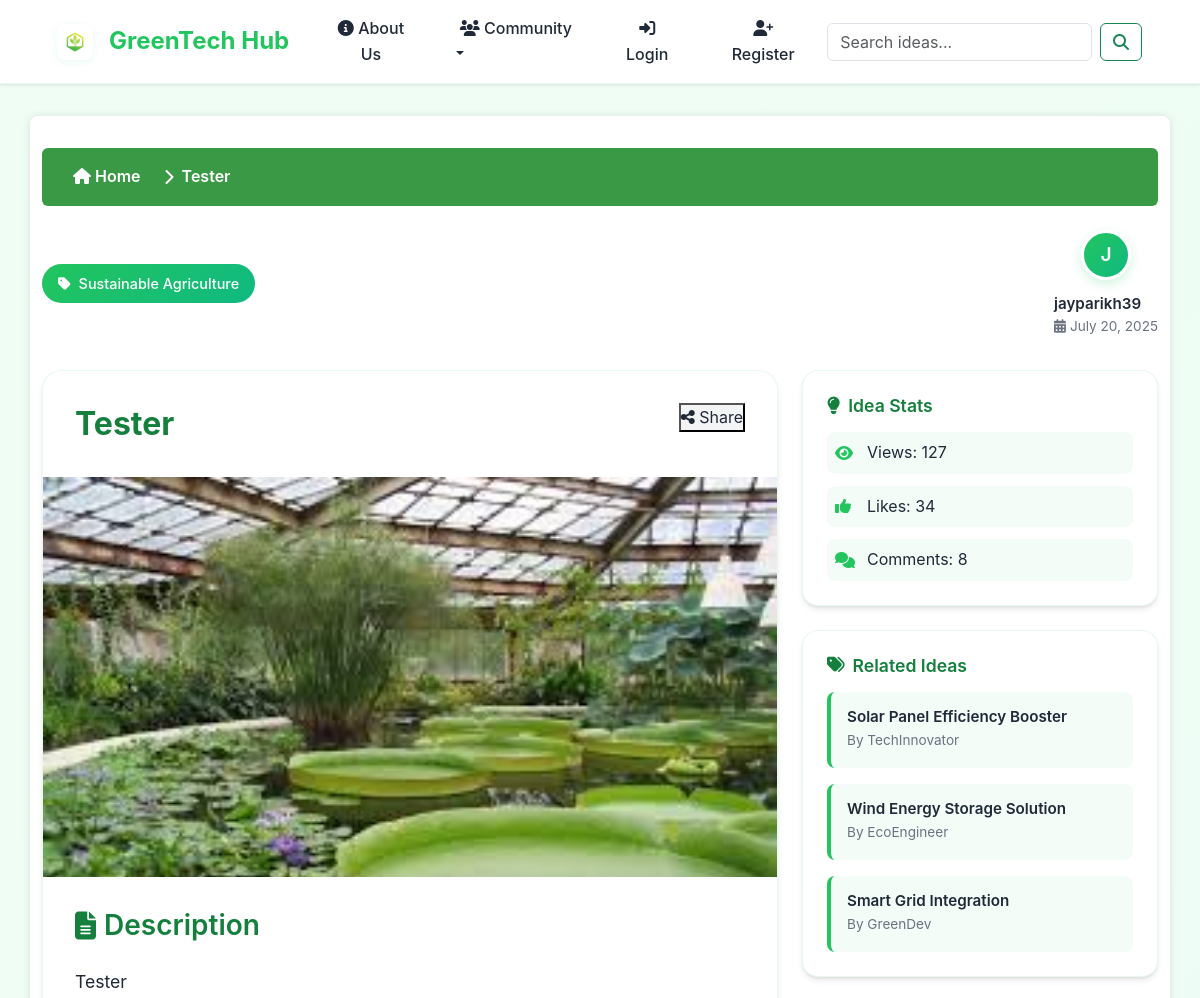
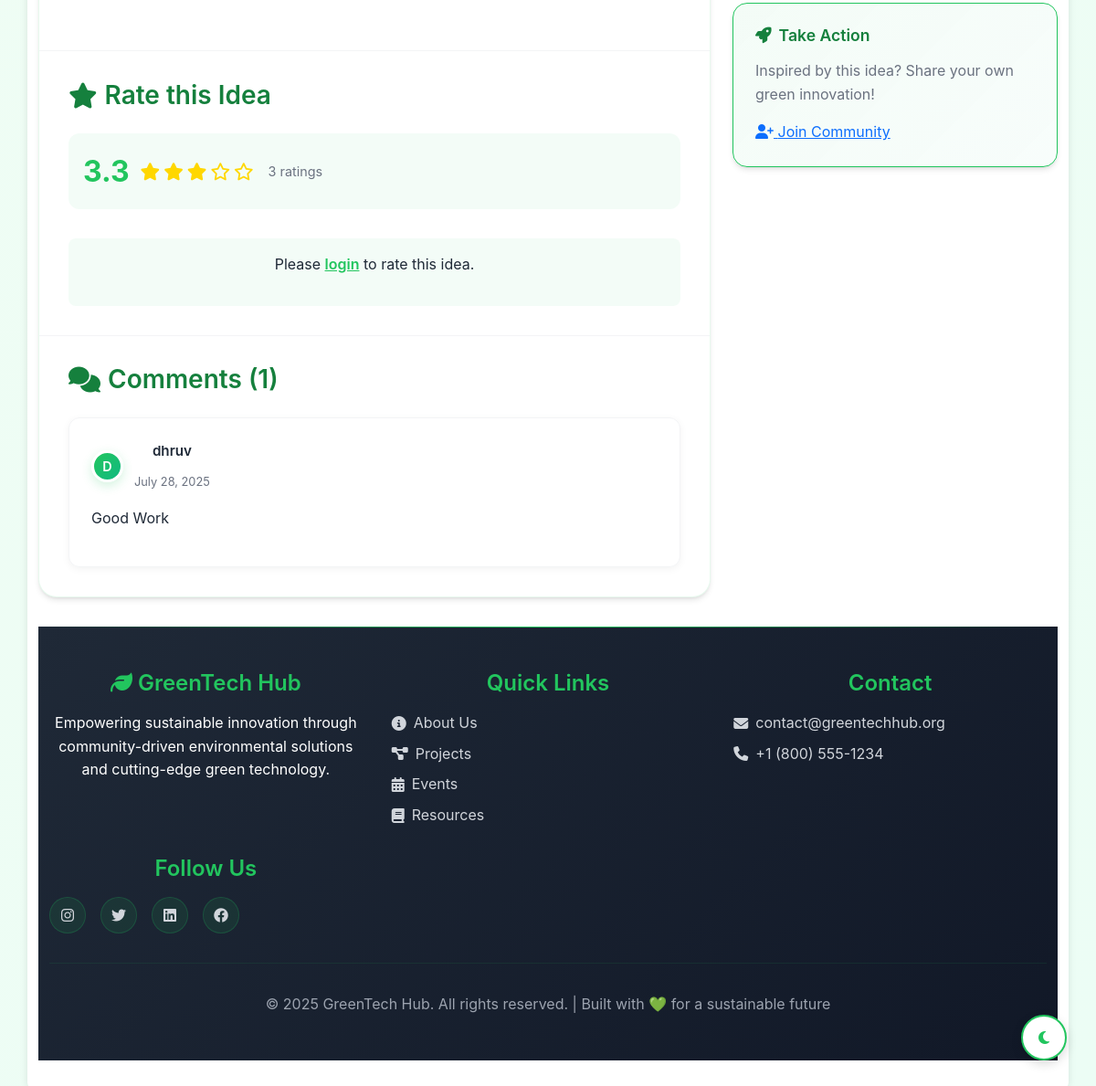
Page /idea/2/ on the committed database (2 pictures, top to bottom).
### green_app/models.py (models this page shows, shortened)
class GreenIdea(models.Model):
    title = models.CharField(max_length=200)
    description = models.TextField()
    submitted_by = models.ForeignKey(User, on_delete=models.CASCADE)
    category = models.ForeignKey(Category, on_delete=models.SET_NULL, null=True)
    image = models.ImageField(upload_to='idea_images/', blank=True, null=True)
    submission_date = models.DateTimeField(auto_now_add=True)
    is_featured = models.BooleanField(default=False)
    views_count = models.IntegerField(default=0)

class Category(models.Model):
    name = models.CharField(max_length=100)
    description = models.TextField()
    created_at = models.DateTimeField(auto_now_add=True)

class Comment(models.Model):
    idea = models.ForeignKey(GreenIdea, on_delete=models.CASCADE, related_name='comments')
    author = models.ForeignKey(User, on_delete=models.CASCADE)
    content = models.TextField()
    created_at = models.DateTimeField(auto_now_add=True)
    is_approved = models.BooleanField(default=True)

### green_app/views.py (the view)
# urls.py: path('idea/<int:pk>/', views.IdeaDetailView.as_view(), name='idea_detail'),
class IdeaDetailView(DetailView):
    model = GreenIdea
    template_name = 'green_app/idea_detail.html'
    def get_context_data(self, **kwargs):
        context = super().get_context_data(**kwargs)
        idea = self.get_object()
        idea.views_count += 1
        idea.save()
        context['comments'] = idea.comments.filter(is_approved=True).order_by('-created_at')
        context['comment_form'] = CommentForm()
        context['rating_form'] = RatingForm()
        context['average_rating'] = idea.ratings.aggregate(Avg('rating'))['rating__avg']
        context['total_ratings'] = idea.ratings.count()
        context['related_projects'] = idea.projects.all()[:3]
        return context

### green_app/forms.py
class CommentForm(forms.ModelForm):
    class Meta:
        model = Comment
        fields = ['content']
        widgets = {
            'content': forms.Textarea(attrs={'rows': 3, 'placeholder': 'Write your comment here...'}),
        }

class RatingForm(forms.ModelForm):
    class Meta:
        model = Rating
        fields = ['rating']
        widgets = {
            'rating': forms.Select(choices=[(i, f'{i} Star{"s" if i != 1 else ""}') for i in range(1, 6)]),
        }

### templates/green_app/idea_detail.html (shortened to what this page needs)
{% extends 'green_app/base.html' %}
{% block content %}
<div class="detail-container fade-in-up">
    <div class="detail-header">
        <nav class="breadcrumb-nav">
            <a href="{% url 'index' %}" class="breadcrumb-link">
                <i class="fas fa-home"></i>
                Home
            </a>
            <i class="fas fa-chevron-right"></i>
            <span class="breadcrumb-current">{{ object.title|truncatechars:30 }}</span>
        </nav>
        <div class="idea-meta">
            <div class="category-badge">
                <i class="fas fa-tag"></i>
                {{ object.category.name }}
            </div>
            <div class="submission-info">
                <div class="author-info">
                    <div class="author-avatar">
                        {{ object.submitted_by.username|first|upper }}
                    </div>
                    <div class="author-details">
                        <div class="author-name">{{ object.submitted_by.username }}</div>
                        <div class="submission-date">
                            <i class="fas fa-calendar-alt"></i>
                            {{ object.submission_date|date:"F d, Y" }}
                        </div>
                    </div>
                </div>
            </div>
        </div>
    </div>
    <div class="row">
        <div class="col-lg-8">
            <div class="idea-card">
                <div class="idea-header">
                    <h1 class="idea-title">{{ object.title }}</h1>
                    <div class="idea-actions">
                        <button type="button" class="btn-modern btn-share" onclick="shareIdea()">
                            <i class="fas fa-share-alt"></i>
                            Share
                        </button>
                    </div>
                </div>
                {% if object.image %}
                <div class="idea-image-wrapper">
                    <img src="{{ object.image.url }}" class="idea-image" alt="{{ object.title }}">
                </div>
                {% endif %}
                <div class="idea-content">
                    <div class="content-header">
                        <h3><i class="fas fa-file-alt"></i> Description</h3>
                    </div>
                    <div class="description-text">
                        {{ object.description|linebreaks }}
                    </div>
                </div>
                <div class="rating-section">
                    <div class="content-header">
                        <h3><i class="fas fa-star"></i> Rate this Idea</h3>
                    </div>
                    <div class="rating-stats">
                        <div class="average-rating">
                            <div class="rating-display">
                                {% if average_rating %}
                                    <span class="rating-number">{{ average_rating|floatformat:1 }}</span>
                                    <div class="stars">
                                        {% for i in "12345" %}
                                            {% if forloop.counter <= average_rating %}
                                                <i class="fas fa-star filled"></i>
                                            {% elif forloop.counter <= average_rating|add:0.5 %}
                                                <i class="fas fa-star-half-alt filled"></i>
                                            {% else %}
                                                <i class="far fa-star"></i>
                                            {% endif %}
                                        {% endfor %}
                                    </div>
                                {% else %}
                                    <span class="no-rating">No ratings yet</span>
                                {% endif %}
                            </div>
                            <div class="rating-count">
                                {% if total_ratings %}
                                    <span>{{ total_ratings }} rating{{ total_ratings|pluralize }}</span>
                                {% endif %}
                            </div>
                        </div>
                    </div>
                    {% if user.is_authenticated %}
                        <div class="rating-form-container">
                            <form method="post" action="{% url 'add_rating' object.id %}" class="rating-form">
                                {% csrf_token %}
                                <div class="rating-input">
                                    <label for="{{ rating_form.rating.id_for_label }}">Your Rating:</label>
                                    <div class="star-rating">
                                        {% for i in "12345" %}
                                            <input type="radio" name="{{ rating_form.rating.name }}" value="{{ forloop.counter }}" id="star{{ forloop.counter }}" class="star-input">
                                            <label for="star{{ forloop.counter }}" class="star-label">
                                                <i class="far fa-star"></i>
                                            </label>
                                        {% endfor %}
                                    </div>
                                </div>
                                <button type="submit" class="btn-modern btn-primary">
                                    <i class="fas fa-star"></i>
                                    Submit Rating
                                </button>
                            </form>
                        </div>
                    {% else %}
                        <div class="login-prompt">
                            <p>Please <a href="{% url 'login' %}">login</a> to rate this idea.</p>
                        </div>
                    {% endif %}
                </div>
                <div class="comments-section">
                    <div class="content-header">
                        <h3><i class="fas fa-comments"></i> Comments ({{ comments.count }})</h3>
                    </div>
                    <div class="comments-list">
                        {% for comment in comments %}
                            <div class="comment-item">
                                <div class="comment-header">
                                    <div class="comment-author">
                                        <div class="author-avatar small">
                                            {{ comment.author.username|first|upper }}
                                        </div>
                                        <div class="author-info">
                                            <div class="author-name">{{ comment.author.username }}</div>
                                            <div class="comment-date">{{ comment.created_at|date:"F d, Y" }}</div>
                                        </div>
                                    </div>
                                </div>
                                <div class="comment-content">
                                    {{ comment.content|linebreaks }}
                                </div>
                            </div>
                        {% empty %}
                            <div class="no-comments">
                                <p>No comments yet. Be the first to share your thoughts!</p>
                            </div>
                        {% endfor %}
                    </div>
                </div>
            </div>
        </div>
        <div class="col-lg-4">
            <div class="sidebar-card">
                <h4 class="sidebar-title">
                    <i class="fas fa-lightbulb"></i>
                    Idea Stats
                </h4>
                <div class="stats-list">
                    <div class="stat-item">
                        <i class="fas fa-eye"></i>
                        <span>Views: 127</span>
                    </div>
                    <div class="stat-item">
                        <i class="fas fa-thumbs-up"></i>
                        <span>Likes: 34</span>
                    </div>
                    <div class="stat-item">
                        <i class="fas fa-comments"></i>
                        <span>Comments: 8</span>
                    </div>
                </div>
            </div>
            <div class="sidebar-card">
                <h4 class="sidebar-title">
                    <i class="fas fa-tags"></i>
                    Related Ideas
                </h4>
                <div class="related-ideas">
                    <div class="related-item">
                        <h5>Solar Panel Efficiency Booster</h5>
                        <p>By TechInnovator</p>
                    </div>
                    <div class="related-item">
                        <h5>Wind Energy Storage Solution</h5>
                        <p>By EcoEngineer</p>
                    </div>
                    <div class="related-item">
                        <h5>Smart Grid Integration</h5>
                        <p>By GreenDev</p>
                    </div>
                </div>
            </div>
            <div class="sidebar-card action-card">
                <h4 class="sidebar-title">
                    <i class="fas fa-rocket"></i>
                    Take Action
                </h4>
                <p>Inspired by this idea? Share your own green innovation!</p>
                {% if user.is_authenticated %}
                    <a href="{% url 'submit_idea' %}" class="btn-modern btn-primary w-100">
                        <i class="fas fa-plus-circle"></i>
                        Submit Your Idea
                    </a>
                {% else %}
                    <a href="{% url 'register' %}" class="btn-modern btn-primary w-100">
                        <i class="fas fa-user-plus"></i>
                        Join Community
                    </a>
                {% endif %}
            </div>
        </div>
    </div>
</div>
{% endblock %}

### static/green_app/style.css (style rules this page uses)
body { font-family: 'Segoe UI', Tahoma, Geneva, Verdana, sans-serif; margin: 0; padding: 0; background-color: #f4f6f8; color: #333; }
nav { background-color: #388e3c; padding: 1rem; text-align: center; }
nav a { color: white; margin: 0 15px; text-decoration: none; font-weight: bold; }
h1, h2, h3 { color: #2e7d32; }

### templates/green_app/base.html (style rules this page uses)
:root { --primary-green: #22c55e; --dark-green: #15803d; --light-green: #dcfce7; --accent-green: #10b981; --text-dark: #1f2937; --text-light: #6b7280; --card-shadow: 0 4px 6px -1px rgb(0 0 0 / 0.1), 0 2px 4px -2px rgb(0 0 0 / 0.1); --card-hover-shadow: 0 20px 25px -5px rgb(0 0 0 / 0.1), 0 10px 10px -5px rgb(0 0 0 / 0.04); }
* { margin: 0; padding: 0; box-sizing: border-box; }
body { background: linear-gradient(135deg, #f0fdf4 0%, #ecfdf5 100%); font-family: 'Inter', -apple-system, BlinkMacSystemFont, sans-serif; line-height: 1.6; color: var(--text-dark); display: flex; flex-direction: column; min-height: 100vh; }
.fade-in-up { animation: fadeInUp 0.6s ease-out forwards; }

### rows in the picture
GreenIdea: title "Tester", category.name "Sustainable Agriculture", submitted_by.username|first "J", submitted_by.username "jayparikh39", submission_date "July 20, 2025", image (picture), description "Tester"
Comment: author.username|first "D", author.username "dhruv", created_at "July 28, 2025", content "Good Work"

### other values in the picture
{{ average_rating|floatformat:1 }} "3.3"
{{ total_ratings }} "3"
{{ comments.count }} "1"
